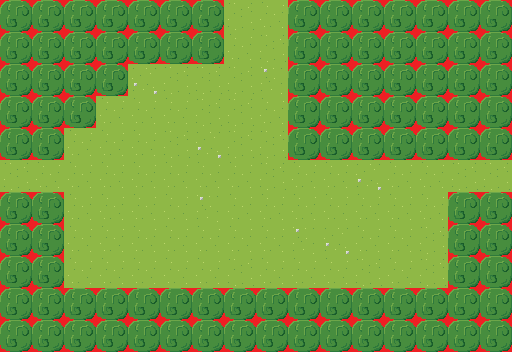

Below is a game level as drawn by its tile map, then a one-line description and the .tmx file that defines it, in full:
An orthogonal 16x11 tile map with 32x32 px tiles, 3 tile layers (Ground, Collisions, Trees).

<map version="1.0" orientation="orthogonal" renderorder="right-down" width="16" height="11" tilewidth="32" tileheight="32" nextobjectid="1">
 <tileset firstgid="1" source="LoZ.tsx" />
 <layer name="Ground" width="16" height="11">
  <data encoding="csv">
2,1,1,1,1,4,1,1,2,2,2,1,1,2,1,1,
2,1,1,1,1,1,2,2,1,4,4,1,1,2,3,1,
2,2,1,3,4,1,1,1,3,1,1,1,1,4,1,1,
2,1,2,2,2,2,1,1,2,2,1,1,2,2,1,1,
2,2,2,2,2,1,4,1,1,4,2,2,3,2,1,1,
1,2,2,2,2,2,2,2,1,2,2,4,2,2,1,1,
1,4,2,2,2,2,3,2,2,2,2,2,2,2,4,1,
1,2,2,2,2,2,2,2,2,3,4,2,2,1,2,1,
1,3,2,2,2,2,2,1,2,2,2,1,2,1,2,1,
1,2,2,4,3,2,2,1,1,2,2,1,3,1,1,1,
1,1,1,1,1,1,1,1,1,4,1,2,2,1,1,1
</data>
 </layer>
 <layer name="Collisions" width="16" height="11">
  <data encoding="csv">
6,6,6,6,6,6,6,0,0,6,6,6,6,6,6,6,
6,6,6,6,6,6,6,0,0,6,6,6,6,6,6,6,
6,6,6,6,0,0,0,0,0,6,6,6,6,6,6,6,
6,6,6,0,0,0,0,0,0,6,6,6,6,6,6,6,
6,6,0,0,0,0,0,0,0,6,6,6,6,6,6,6,
0,0,0,0,0,0,0,0,0,0,0,0,0,0,0,0,
6,6,0,0,0,0,0,0,0,0,0,0,0,0,6,6,
6,6,0,0,0,0,0,0,0,0,0,0,0,0,6,6,
6,6,0,0,0,0,0,0,0,0,0,0,0,0,6,6,
6,6,6,6,6,6,6,6,6,6,6,6,6,6,6,6,
6,6,6,6,6,6,6,6,6,6,6,6,6,6,6,6
</data>
 </layer>
 <layer name="Trees" width="16" height="11">
  <data encoding="csv">
5,5,5,5,5,5,5,0,0,5,5,5,5,5,5,5,
5,5,5,5,5,5,5,0,0,5,5,5,5,5,5,5,
5,5,5,5,0,0,0,0,0,5,5,5,5,5,5,5,
5,5,5,0,0,0,0,0,0,5,5,5,5,5,5,5,
5,5,0,0,0,0,0,0,0,5,5,5,5,5,5,5,
0,0,0,0,0,0,0,0,0,0,0,0,0,0,0,0,
5,5,0,0,0,0,0,0,0,0,0,0,0,0,5,5,
5,5,0,0,0,0,0,0,0,0,0,0,0,0,5,5,
5,5,0,0,0,0,0,0,0,0,0,0,0,0,5,5,
5,5,5,5,5,5,5,5,5,5,5,5,5,5,5,5,
5,5,5,5,5,5,5,5,5,5,5,5,5,5,5,5
</data>
 </layer>
</map>